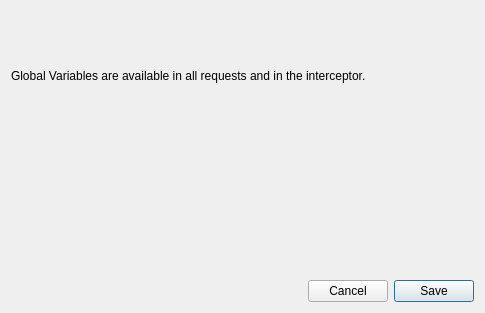
<?xml version="1.0" encoding="UTF-8"?>
<ui version="4.0">
 <class>VariablesPopup</class>
 <widget class="QDialog" name="VariablesPopup">
  <property name="geometry">
   <rect>
    <x>0</x>
    <y>0</y>
    <width>485</width>
    <height>313</height>
   </rect>
  </property>
  <property name="windowTitle">
   <string>Global Variables</string>
  </property>
  <layout class="QVBoxLayout" name="verticalLayout">
   <item>
    <layout class="QHBoxLayout" name="horizontalLayout">
     <item>
      <widget class="QLabel" name="label">
       <property name="text">
        <string>Global Variables are available in all requests and in the interceptor.</string>
       </property>
      </widget>
     </item>
    </layout>
   </item>
   <item>
    <widget class="HoverableQTableView" name="varsTable" native="true"/>
   </item>
   <item>
    <layout class="QHBoxLayout" name="horizontalLayout_5">
     <item>
      <spacer name="horizontalSpacer">
       <property name="orientation">
        <enum>Qt::Horizontal</enum>
       </property>
       <property name="sizeHint" stdset="0">
        <size>
         <width>40</width>
         <height>20</height>
        </size>
       </property>
      </spacer>
     </item>
     <item>
      <widget class="QPushButton" name="cancelButton">
       <property name="text">
        <string>Cancel</string>
       </property>
       <property name="autoDefault">
        <bool>false</bool>
       </property>
      </widget>
     </item>
     <item>
      <widget class="QPushButton" name="saveButton">
       <property name="text">
        <string>Save</string>
       </property>
      </widget>
     </item>
    </layout>
   </item>
  </layout>
 </widget>
 <customwidgets>
  <customwidget>
   <class>HoverableQTableView</class>
   <extends>QWidget</extends>
   <header>widgets.qt.hoverable_q_table_view.h</header>
   <container>1</container>
  </customwidget>
 </customwidgets>
 <resources/>
 <connections/>
</ui>
